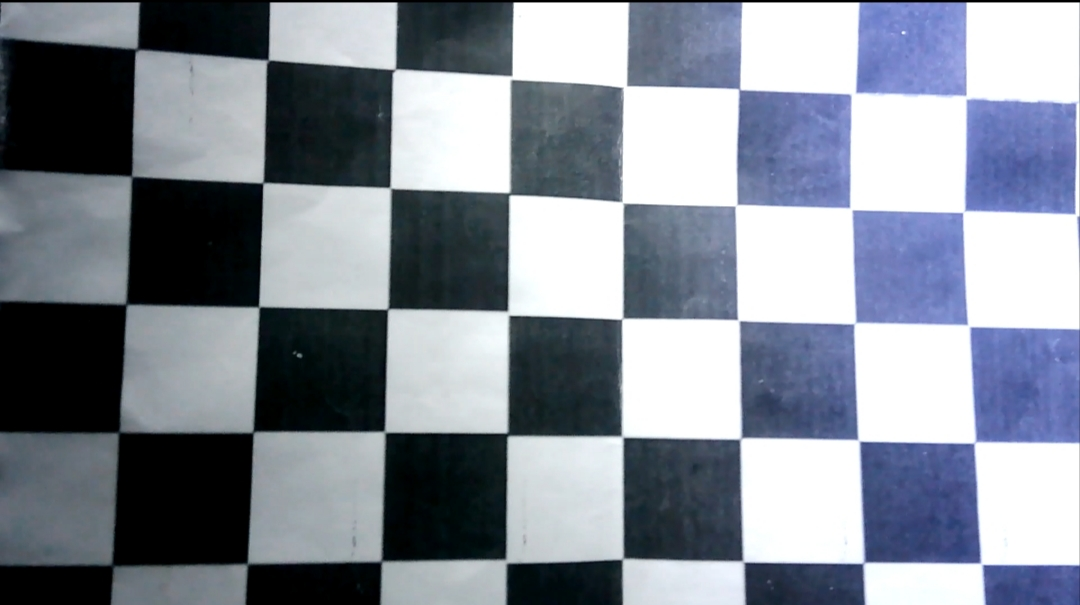
#> input picture calibration_images/IMG_20260814_193847.jpg, 1080 x 605 px
$ python -i preprocess.py   (imports and definitions only)
#> lines starting #> are read from the running program, lines starting #| are printed output that depends on the picture
#> further down, picture is the input picture: shape (605, 1080, 3); mean B, G, R 149.1, 137.9, 131.1
import cv2
import config
import numpy as np


class Preprocessor:
    def __init__(self):
        self.kernel = np.ones((3, 3), np.uint8)

    def process(self, frame):
        # Step 1: Convert to grayscale
        gray = cv2.cvtColor(frame, cv2.COLOR_BGR2GRAY)
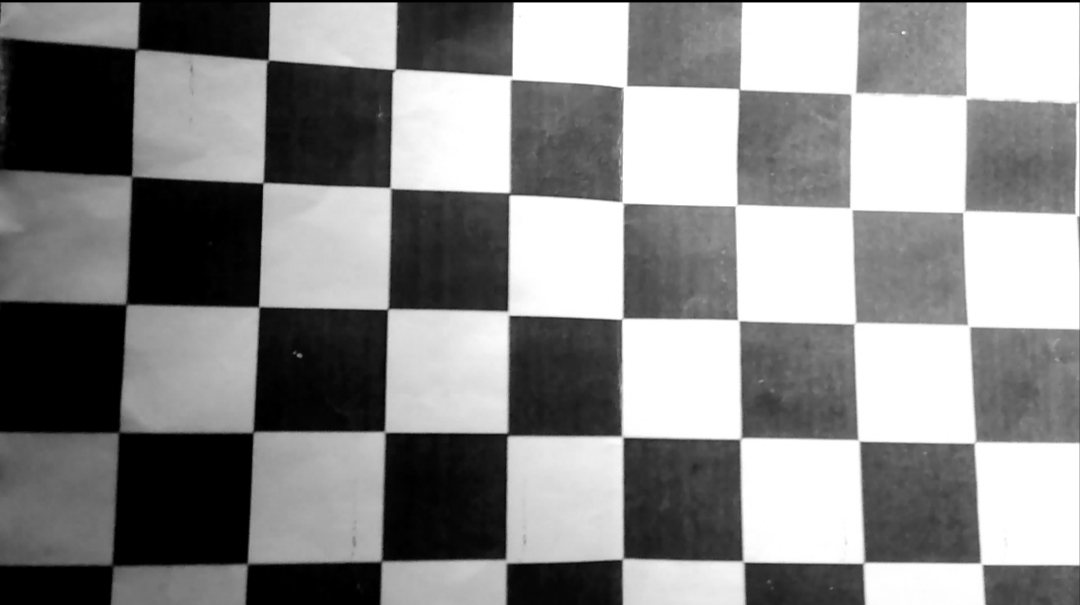
#> gray: shape (605, 1080); min 0, max 255, mean 137.2

        # Step 2: Reduce sensor noise
        blur = cv2.GaussianBlur(gray, config.GAUSSIAN_KERNEL, 0)

        # Step 3: Edge Detection
        edges = cv2.Canny(
            blur,
            config.CANNY_LOW,
            config.CANNY_HIGH
        )
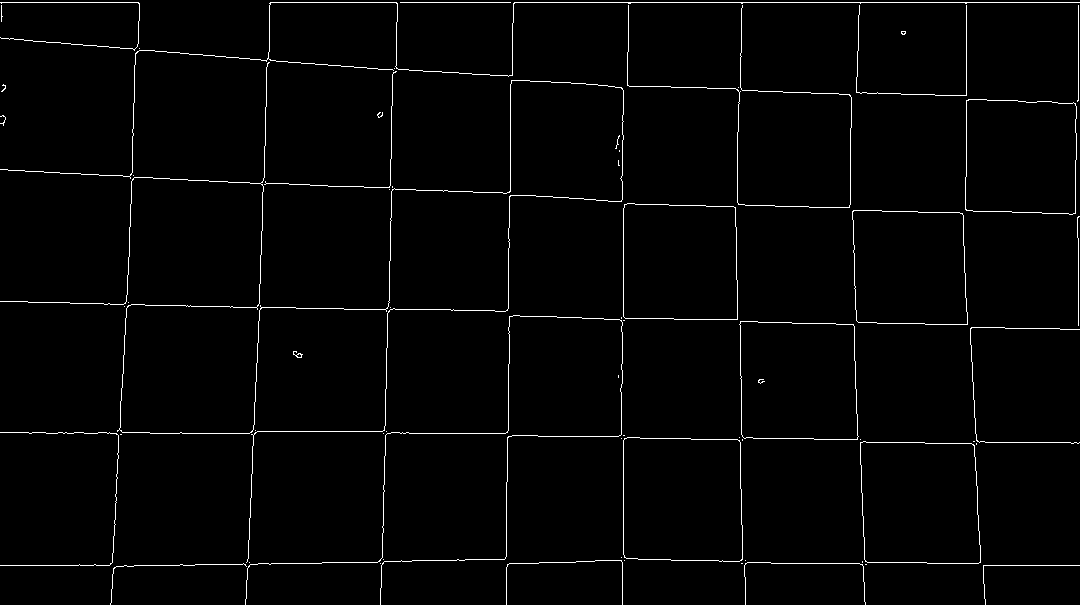
#> edges: shape (605, 1080); 1.8% white in thin lines or dots


        # Step 4: Fill small gaps, repair broken edges
        #clean = cv2.morphologyEx(
        #    edges,
        #    cv2.MORPH_CLOSE,
        #    self.kernel
        #)

        return gray, edges

>>> import cv2
>>> picture = cv2.imread('calibration_images/IMG_20260814_193847.jpg')
>>> result = Preprocessor().process(picture)

$ run again, on calibration_images/IMG_20260814_193904.jpg
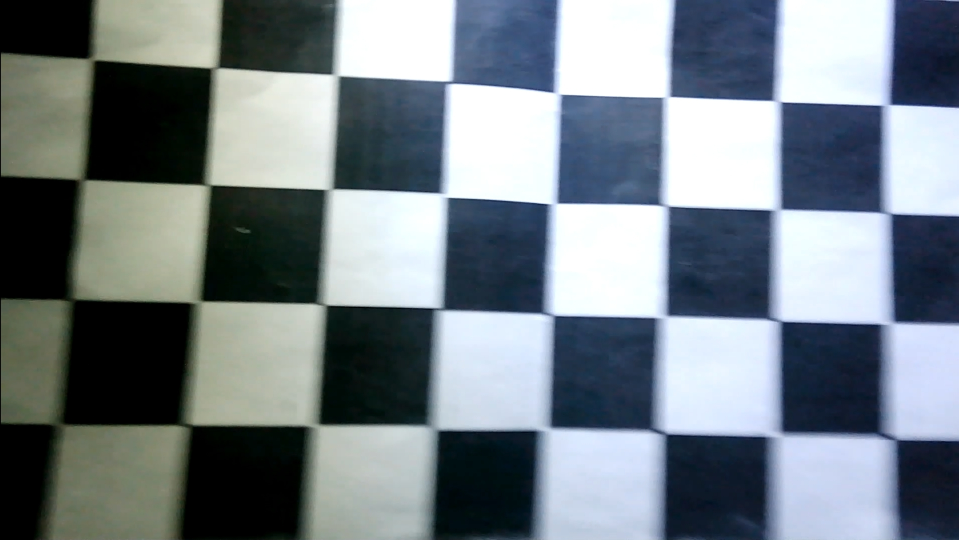
#> input picture calibration_images/IMG_20260814_193904.jpg, 1917 x 1080 px (shown at 1/2 size)
#> picture is the input picture: shape (1080, 1917, 3); mean B, G, R 134.5, 127.8, 117.8
#> in process, `gray = cv2.cvtColor(frame, cv2.COLOR_BGR2GRAY)`:
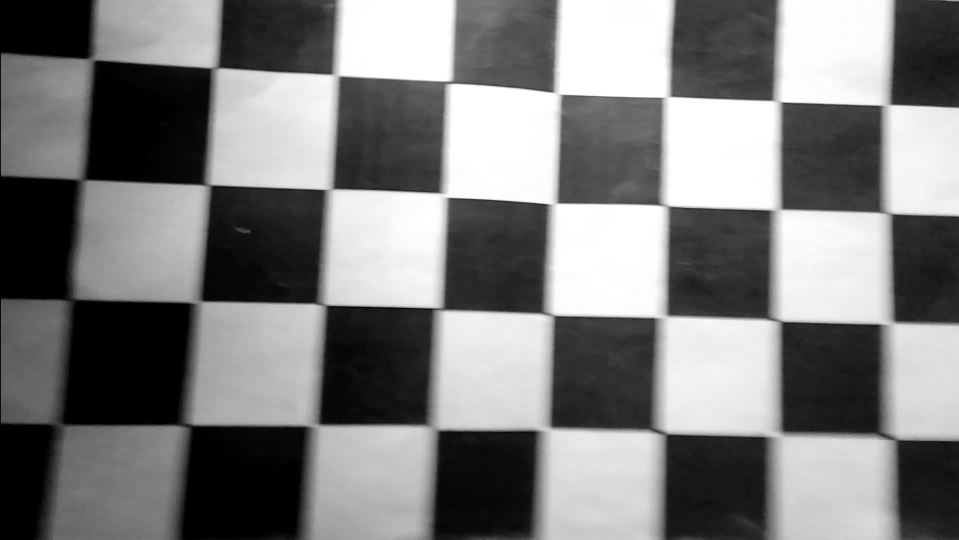
#> gray: shape (1080, 1917) (shown at 1/2 size); min 0, max 255, mean 125.6
#> in process, `edges = cv2.Canny( blur, config.CANNY_LOW, config.CANNY_HIGH )`:
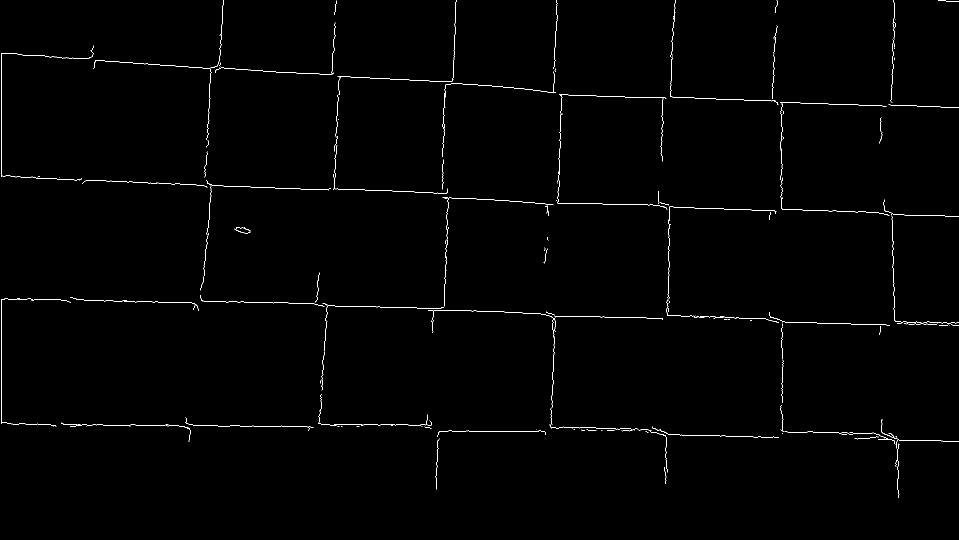
#> edges: shape (1080, 1917) (shown at 1/2 size); 0.67% white in thin lines or dots

$ run again, on calibration_images/IMG_20260814_194002.jpg
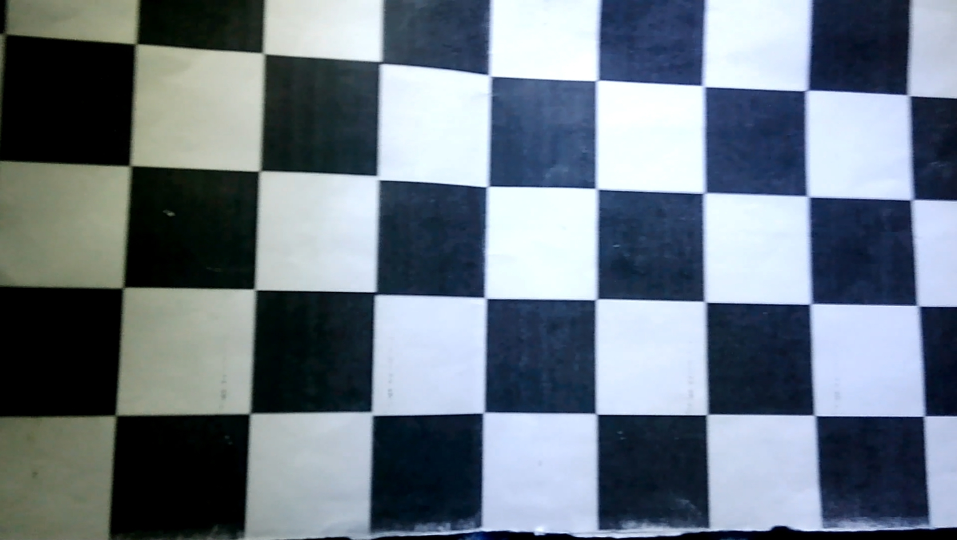
#> input picture calibration_images/IMG_20260814_194002.jpg, 1914 x 1080 px (shown at 1/2 size)
#> picture is the input picture: shape (1080, 1914, 3); mean B, G, R 131.4, 120.2, 108.4
#> in process, `gray = cv2.cvtColor(frame, cv2.COLOR_BGR2GRAY)`:
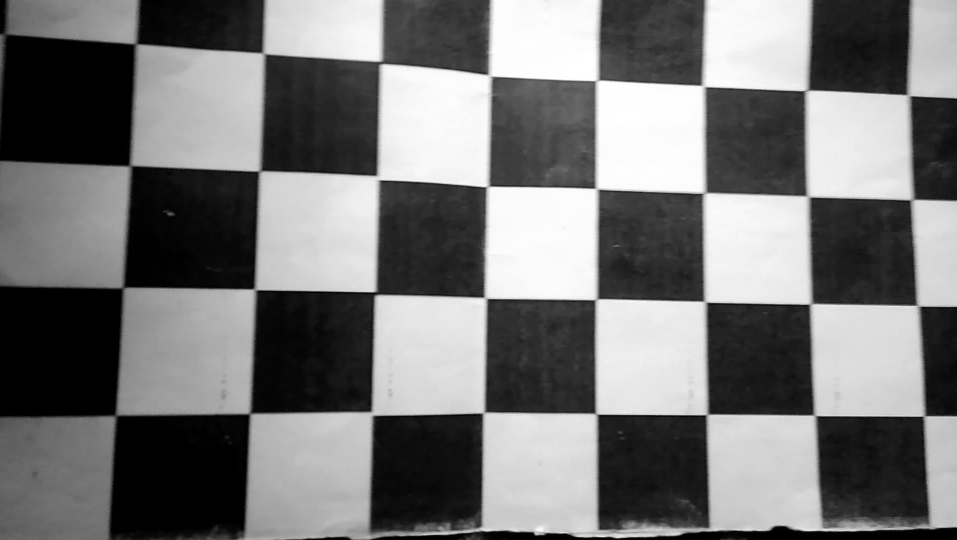
#> gray: shape (1080, 1914) (shown at 1/2 size); min 0, max 255, mean 117.9
#> in process, `edges = cv2.Canny( blur, config.CANNY_LOW, config.CANNY_HIGH )`:
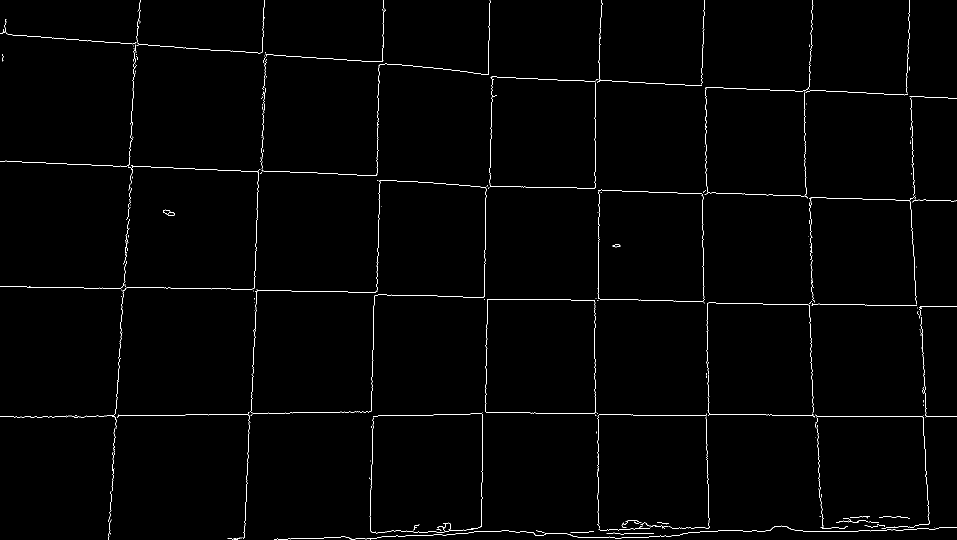
#> edges: shape (1080, 1914) (shown at 1/2 size); 0.94% white in thin lines or dots
